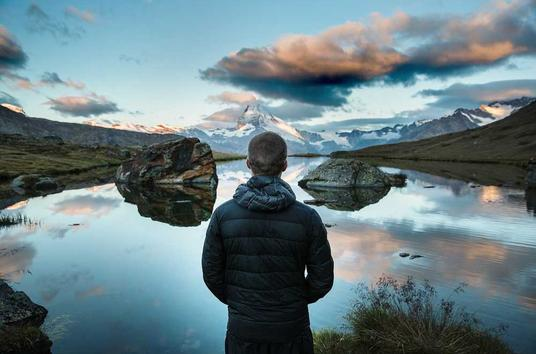
#> input picture scrap/test_image.jpg, 536 x 354 px, given in place of the camera
$ python chatGPT01.py
#> lines starting #> are read from the running program, lines starting #| are printed output that depends on the picture; after the words box and inside, x2 and y2 are one past the last pixel; in counts of white or black regions, pixels touching at a corner belong together
# Decided to ask chatGPT how to do it...
# This is a simple color-based segmentation to identify possible obstacles.

import cv2 as cv
import numpy as np

cap = cv.VideoCapture(0)  # Use 0 for the default camera (usually the webcam)

while True:
    ret, frame = cap.read()
#> frame is the input picture: shape (354, 536, 3); mean B, G, R 131.6, 126, 105.4
    if not ret:
        break

    # Obstacle detection here
    # Define lower and upper bounds for the orange color
    lower_orange = np.array([0, 100, 100])
    upper_orange = np.array([20, 255, 255])
    # Convert the frame to the HSV color space
    hsv_frame = cv.cvtColor(frame, cv.COLOR_BGR2HSV)
#> hsv_frame: shape (354, 536, 3); mean H, S, V 82.7, 70.5, 135.8
    # Create a mask for the orange color
    mask = cv.inRange(hsv_frame, lower_orange, upper_orange)
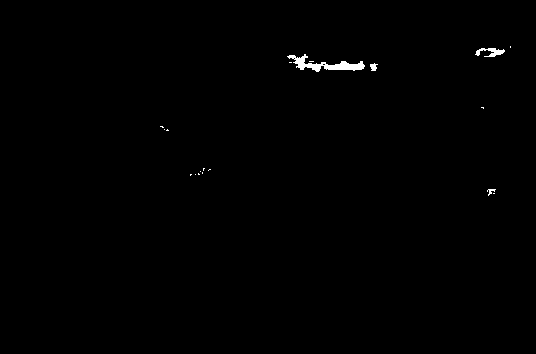
#> mask: shape (354, 536); 0.4% white; 19 white regions (15 under 20 px)
    # Find contours in the mask
    contours, _ = cv.findContours(mask, cv.RETR_EXTERNAL, cv.CHAIN_APPROX_SIMPLE)
#> contours = 19 contours, 16 with area under 20; largest, box (x1, y1, x2, y2) and area: (287, 54, 365, 72) 418, (475, 48, 505, 57) 96, (370, 63, 378, 71) 29
    # Draw bounding boxes around detected obstacles
    for contour in contours:
        x, y, w, h = cv.boundingRect(contour)
        if (w * h > 1000):
            cv.rectangle(frame, (x, y), (x + w, y + h), (0, 255, 0), 2)
            cv.circle(frame,  (x + w//2, y + h//2), 10, (255, 255, 0), 2)
#> this loop made 19 passes
#> (contour, x, y, w, h) on passes 1, 4, 5, 6, 8, 9, 10, 13, 15, 16: ([[493, 193], [494, 193]], 493, 193, 2, 1), ([[190, 174], [190, 175], [191, 174]], 190, 174, 2, 2), ([[198, 173], [198, 174], [199, 174]], 198, 173, 2, 2), ([[202, 172], [202, 173]], 202, 172, 1, 2), ([[209, 169], [208, 170], [209, 169], [210, 169]], 208, 169, 3, 2), ([[203, 168], [203, 170], [203, 169], [204, 168]], 203, 168, 2, 3), ([[167, 129], [166, 130], [168, 130]], 166, 129, 3, 2), ([[481, 107], [482, 107], [483, 108], [483, 107]], 481, 107, 3, 2), ([[289, 62], [291, 62]], 289, 62, 3, 1), ([[309, 61], [313, 61]], 309, 61, 5, 1)
#> (x, y, w, h) on passes 2, 3, 7, 11, 12, 14: (487, 189, 9, 7), (195, 174, 1, 1), (200, 171, 1, 1), (164, 129, 1, 1), (160, 126, 4, 2), (370, 63, 8, 8)
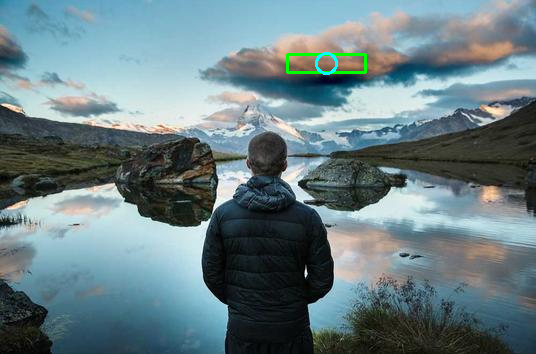
#> frame: shape (354, 536, 3); 0.37% of pixels changed, all inside (x1, y1, x2, y2) = (286, 52, 367, 75)
    # End of obstacle detection


    cv.imshow('Obstacle Avoidance', frame)

    if cv.waitKey(1) & 0xFF == ord('q'):
#> (key q is pressed here)
        break

cap.release()
cv.destroyAllWindows()
